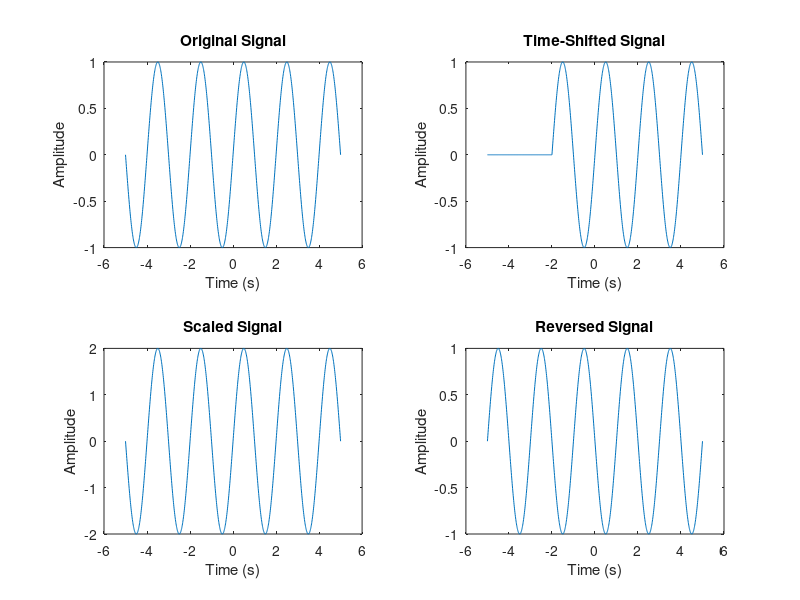

Reproduce this figure in MATLAB.
% Create a time vector
t = -5:0.01:5;

% Define the original signal
x = sin(2*pi*0.5*t);

% Define the time shift
t_shift = 2;

% Define the scaling factor
scale_factor = 2;

% Reverse the signal
x_reverse = x(end:-1:1);

% Shift the signal in time
x_shift = x .* (t>=-t_shift);

% Scale the signal
x_scale = scale_factor * x;

% Plot the signals
subplot(2,2,1)
plot(t,x)
xlabel('Time (s)')
ylabel('Amplitude')
title('Original Signal')

subplot(2,2,2)
plot(t,x_shift)
xlabel('Time (s)')
ylabel('Amplitude')
title('Time-Shifted Signal')

subplot(2,2,3)
plot(t,x_scale)
xlabel('Time (s)')
ylabel('Amplitude')
title('Scaled Signal')

subplot(2,2,4)
plot(t,x_reverse)
xlabel('Time (s)')
ylabel('Amplitude')
title('Reversed Signal')
